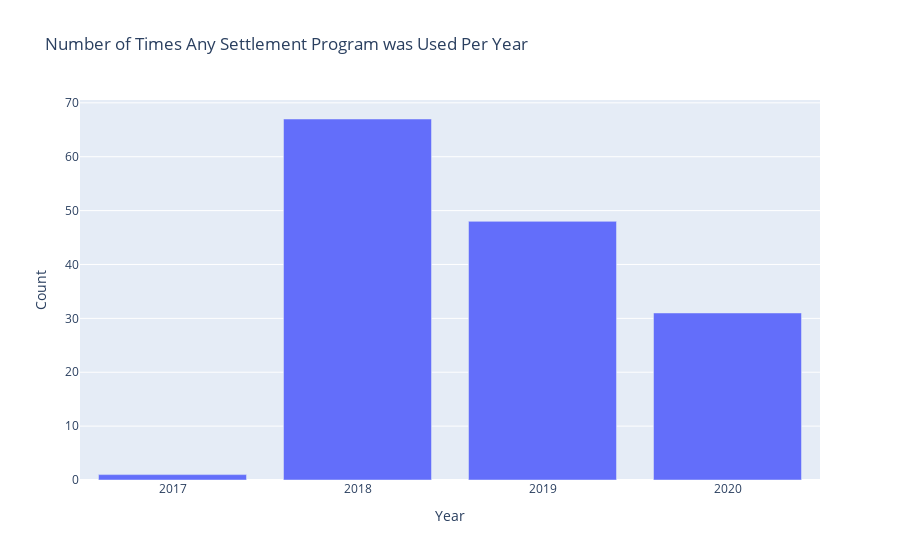

Here is the notebook cell this chart was saved with:
### Code cell
Start_Dates_dict = {"2017": Starts_2017 , "2018": Starts_2018 ,"2019": Starts_2019,"2020": Starts_2020} 
Start_Dates_Data = pd.DataFrame(list(Start_Dates_dict.items()), columns = ['Year','Count'])
print (Start_Dates_Data)

Start_Dates_Graph = px.bar(Start_Dates_Data, x = 'Year', y ='Count', title = 'Number of Times Any Settlement Program was Used Per Year')
Start_Dates_Graph.show()

### Figure 1 — Plotly figure (JSON) as saved in the notebook; plotly's stock layout.template omitted (floating-point values rounded to 4 significant figures)
{"data": [{"alignmentgroup": "True", "hovertemplate": "Year=%{x}<br>Count=%{y}<extra></extra>", "legendgroup": "", "marker": {"color": "#636efa", "pattern": {"shape": ""}}, "name": "", "offsetgroup": "", "orientation": "v", "showlegend": false, "textposition": "auto", "type": "bar", "x": ["2017", "2018", "2019", "2020"], "xaxis": "x", "y": [1, 67, 48, 31], "yaxis": "y"}], "layout": {"barmode": "relative", "legend": {"tracegroupgap": 0}, "title": {"text": "Number of Times Any Settlement Program was Used Per Year"}, "xaxis": {"anchor": "y", "domain": [0, 1], "title": {"text": "Year"}}, "yaxis": {"anchor": "x", "domain": [0, 1], "title": {"text": "Count"}}}}
